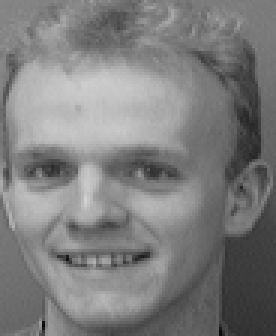
#> input picture PycharmProjects/Face Recognition/orl_faces/s5/1.pgm, 92 x 112 px (shown 3 times larger); its folder holds only this picture in this run
$ python imp.py   (Python 2 division)   (older library calls are emulated)
#> lines starting #> are read from the running program, lines starting #| are printed output that depends on the picture; after the words box and inside, x2 and y2 are one past the last pixel; in counts of white or black regions, pixels touching at a corner belong together
import numpy as np
import cv2

for i in xrange(10):
	filename = 'orl_faces/s5/'+str(i+1)+'.pgm'
	print filename
	img = cv2.imread(filename,0)
#> img is the input picture: shape (112, 92); min 9, max 211, mean 125.6
	#img = cv2.imread('haha.jpg',0)
	img = cv2.resize(img, None, fx = 3, fy = 3, interpolation = cv2.INTER_CUBIC)
#> img: shape (336, 276)
	img2 = img.copy()
	laplacian = cv2.Laplacian(img, cv2.CV_8U, ksize = 3)
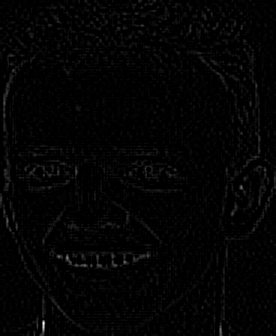
#> laplacian: shape (336, 276); min 0, max 255, mean 3.7
	blur = cv2.GaussianBlur(laplacian, (5,5), 0)
	ret, binary = cv2.threshold(blur, 0, 255, cv2.THRESH_BINARY + cv2.THRESH_OTSU)
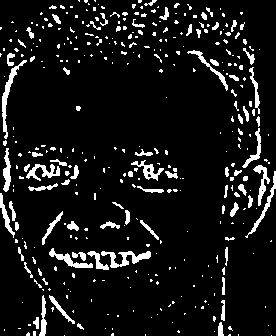
#> binary: shape (336, 276); 8.8% white; 373 white regions (289 under 20 px)
#> ret = 9
	#ret, binary = cv2.threshold(blur, 50, 255, cv2.THRESH_BINARY)
	contours, hierarchy = cv2.findContours(binary, cv2.RETR_TREE, cv2.CHAIN_APPROX_SIMPLE)
#> contours = 376 contours, 320 with area under 20; largest, box (x1, y1, x2, y2) and area: (101, 251, 151, 268) 275, (2, 60, 27, 139) 266, (49, 248, 93, 268) 197, (26, 164, 60, 181) 184, (131, 160, 164, 181) 182
	kernel = np.ones((3,3),np.uint8)
	for c in contours:
		if cv2.contourArea(c) > 10:
			cv2.drawContours(img,[c],0,(0,255,0),3)
			ret, binary = cv2.threshold(img,0,255,cv2.THRESH_BINARY)
			binary = cv2.erode(binary,kernel,iterations=1)
#> this loop made 376 passes
#> c on passes 1 to 3: [[271, 335]], [[64, 335]], [[238, 334], [238, 335]]
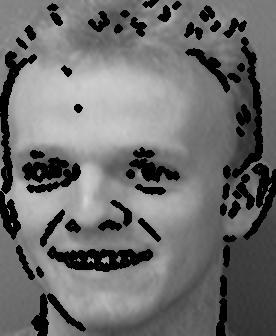
#> img: shape (336, 276); min 0, max 211, mean 110.4
	contours, hierarchy = cv2.findContours(binary, cv2.RETR_TREE, cv2.CHAIN_APPROX_SIMPLE)
#> contours = 37 contours, 7 with area under 20; largest, box (x1, y1, x2, y2) and area: (0, 0, 276, 336) 83012, (45, 244, 155, 274) 2097, (20, 155, 83, 195) 1728, (124, 145, 182, 185) 1193, (183, 46, 243, 95) 934
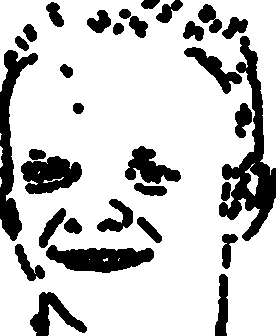
#> binary: shape (336, 276); 78.8% white; 32 black regions, largest, box (x1, y1, x2, y2) and area: (219, 36, 276, 241) 3785, (0, 50, 38, 241) 2491, (46, 245, 154, 273) 1965
	for c in contours:
		if cv2.contourArea(c) > 100 and cv2.contourArea(c) < 2000:
			M = cv2.moments(c)
			cx = int(M['m10']/M['m00'])
			cv2.drawContours(img2,[c],0,(0,255,0),3)
#> this loop made 37 passes
#> cx on passes 2, 10, 11, 12, 13, 14, 15, 16, 17, 18, 21, 22: 252, 27, 227, 72, 149, 51, 116, 150, 225, 49, 36, 149
#> c on passes 4, 7, 8, 20: [[0, 133], [0, 139], [0, 135], [1, 134]], [[89, 259]], [[119, 258], [118, 259], [118, 260], [118, 259]], [[39, 171], [38, 172], [38, 173], [39, 172]]
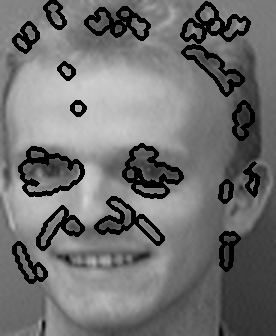
#> img2: shape (336, 276); min 0, max 211, mean 113.1
#> (the run stopped early here; a loop or call above may not have finished)
